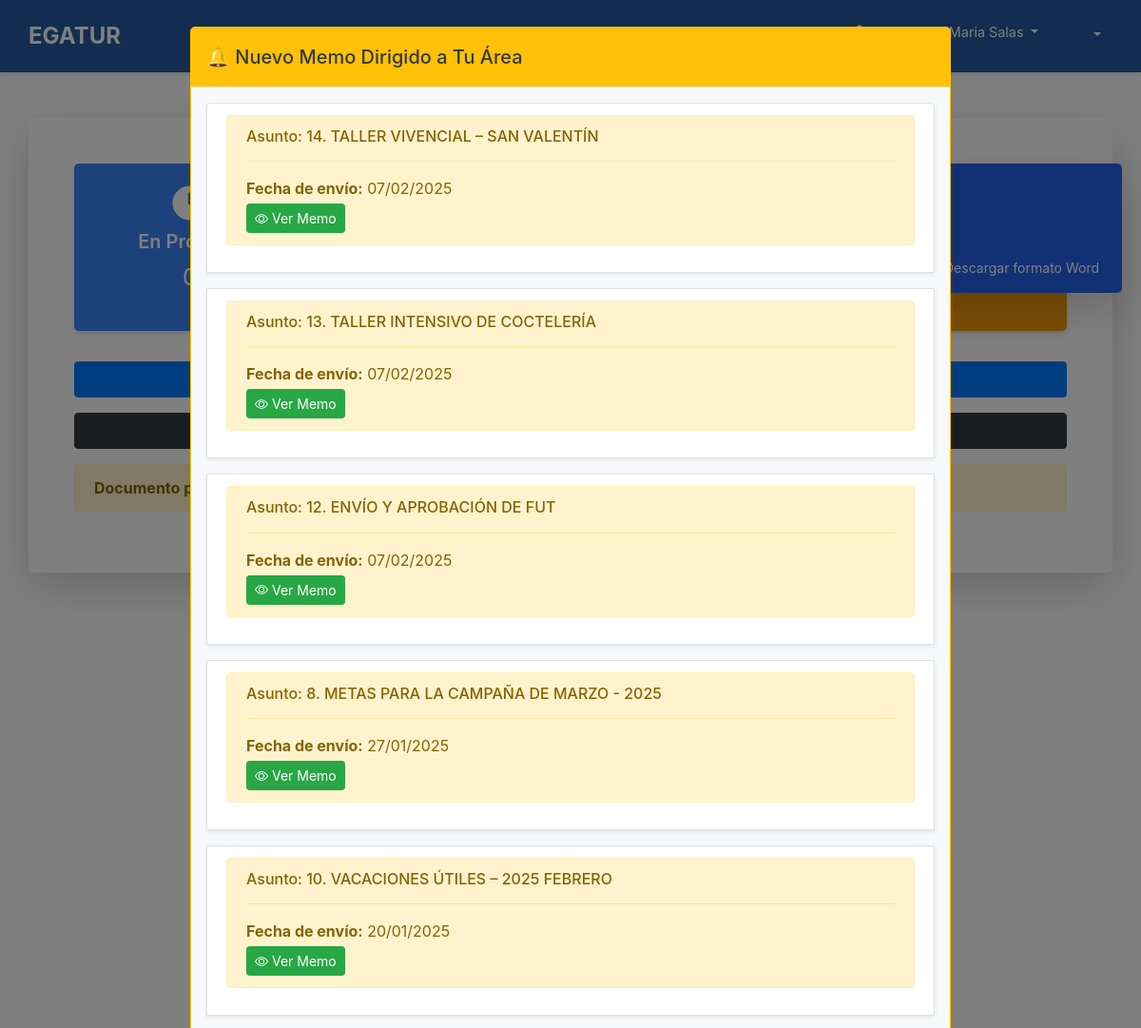
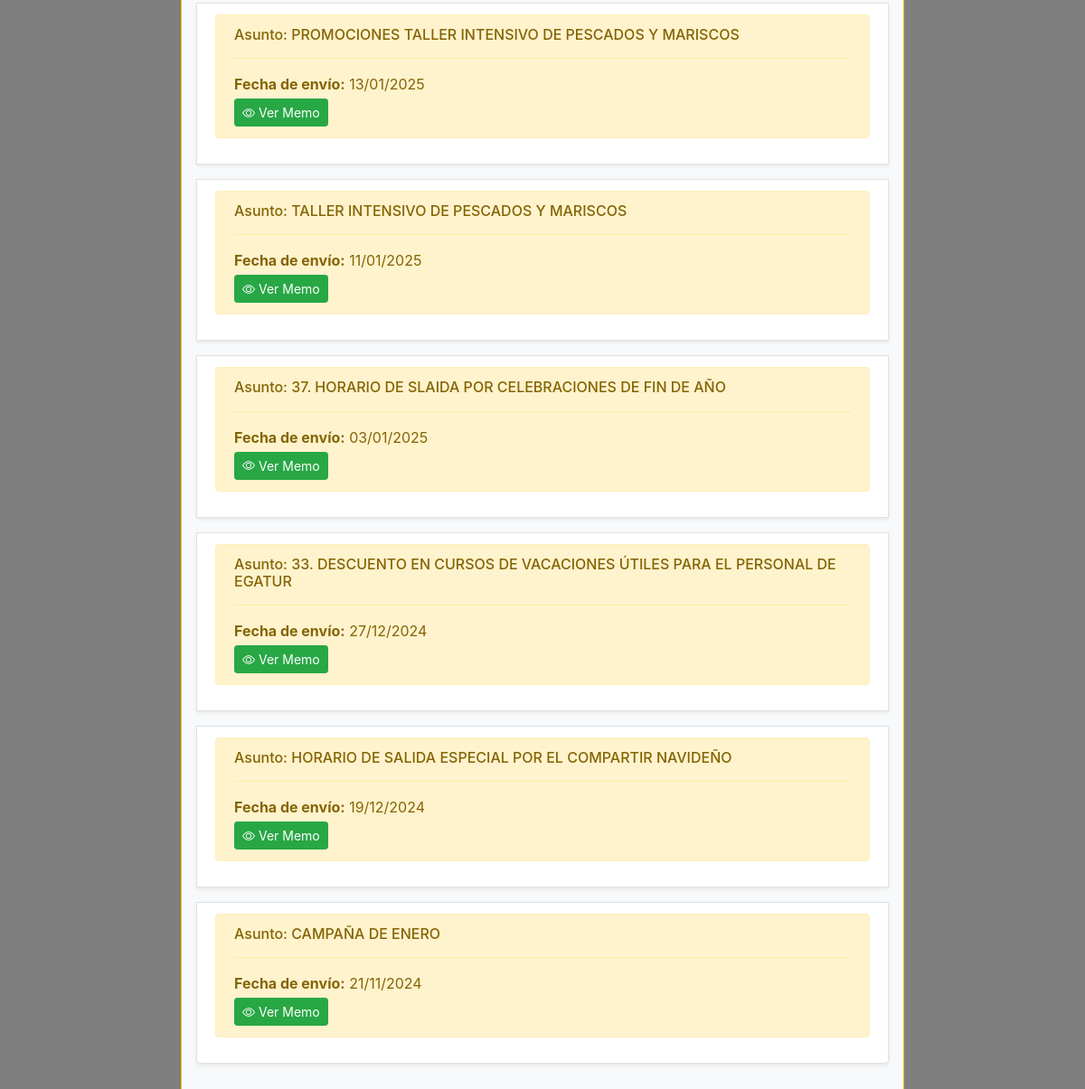
The page /usuario_home/ (signed in) on the database its author committed (2 pictures, top to bottom).
### myapp/models.py (models this page shows, shortened)
class Memo(models.Model):
    DESTINATARIO_TIPO_CHOICES = [
        ('todos', 'Todos los jefes de área'),
        ('jefe_especifico', 'Jefe específico')
    ]
    asunto = models.CharField(max_length=100)
    contenido = models.TextField()
    archivo_pdf = models.FileField(upload_to='memos/')
    fecha_envio = models.DateTimeField(auto_now_add=True)
    leido_por = models.ManyToManyField(User, related_name='memos_leidos', blank=True)
    destinatario_tipo = models.CharField(max_length=20, choices=DESTINATARIO_TIPO_CHOICES)
    area_destino = models.CharField(max_length=50, choices=AREAS_OPCIONES, null=True, blank=True)  # Usado si es un jefe específico

### myapp/views.py (the view)
# urls.py: path('usuario_home/', usuario_home_view, name='usuario_home'),
@login_required
def usuario_home_view(request):
    documentos = Documento.objects.filter(usuario=request.user).order_by('-fecha_emision')
    ultimo_formato = Formato.objects.order_by('-id').first()  # Obtener el más reciente
    pendientes_count = documentos.filter(estado='PENDIENTE').count()
    aprobados_count = documentos.filter(estado='APROBADO').count()
    denegados_count = documentos.filter(estado='DENEGADO').count()
    pagados_count = documentos.filter(estado='APROBADO', pagado=False).count()
    try:
        rol_usuario = RolesUsuario.objects.get(user=request.user)
        area_usuario = rol_usuario.area
        es_jefe_area = rol_usuario.es_jefe_area
    except RolesUsuario.DoesNotExist:
        area_usuario = None
        es_jefe_area = False
    if rol_usuario:
        print(f"Rol del usuario: {rol_usuario.rol}")
    documentos_por_revisar = Documento.objects.filter(
        Q(usuario__roles__area=area_usuario) & ~Q(usuario=request.user) & Q(visado=False)
    ).order_by('-fecha_emision')
    documentos_historial = Documento.objects.filter(
        emitido_por_jefe=True,
        usuario__roles__area=area_usuario,
        estado__in=['PENDIENTE', 'APROBADO']
    ).exclude(
        usuario=request.user
    ).order_by('-fecha_emision')
    memos_para_el_jefe = None
    if es_jefe_area:
        memos_para_el_jefe = Memo.objects.filter(
            Q(destinatario_tipo='todos') |  # Memos para todos los jefes
            Q(destinatario_tipo='jefe_especifico', area_destino=area_usuario)  # Memos específicos para el área del jefe
        ).exclude(leido_por=request.user).order_by('-fecha_envio')  # Excluir memos ya leídos
    documentos_por_rendir = documentos.filter(tipo='REQ', rendicion=False)
    if documentos_por_rendir.exists():
        documentos_por_rendir_info = [
            f"ID: {doc.id}, Asunto: {doc.asunto}" for doc in documentos_por_rendir
        ]
    else:
        documentos_por_rendir_info = "Sin documentos por rendir"
    return render(request, 'usuario_home.html', {
        'documentos': documentos,
        'documentos_por_revisar': documentos_por_revisar,
        'es_jefe_area': es_jefe_area,
        'pendientes_count': pendientes_count,
        'aprobados_count': aprobados_count,
        'denegados_count': denegados_count,
        'pagados_count': pagados_count,
        'rol': rol_usuario.rol if rol_usuario else None,  # Agregar rol en el contexto
        'documentos_historial': documentos_historial,
        'memos_para_el_jefe': memos_para_el_jefe,  # Agregar memos al contexto
        'documentos_por_rendir_info': documentos_por_rendir_info,  # Documentos por rendir
        'ultimo_formato': ultimo_formato
    })

### myapp/templates/usuario_home.html (shortened to what this page needs)
<!DOCTYPE html>
<html lang="en">
<head>
    <link href="https://cdn.jsdelivr.net/npm/tailwindcss@2.2.19/dist/tailwind.min.css" rel="stylesheet">
        <link rel="stylesheet" href="https://cdnjs.cloudflare.com/ajax/libs/font-awesome/5.15.4/css/all.min.css">
    <link rel="stylesheet" href="https://cdnjs.cloudflare.com/ajax/libs/toastr.js/latest/toastr.min.css">
    <link href="https://cdn.jsdelivr.net/npm/bootstrap-icons/font/bootstrap-icons.css" rel="stylesheet">
    {% include 'header.html' %}
</head>
<body>
    <div class="container mx-auto mt-5 p-5 bg-white rounded-lg shadow-lg">
{% if user.roles.es_jefe_area or user.roles.area == "ACADEMICA" %}
    <div class="absolute top-25 right-5">
        {% if ultimo_formato %}
            <a href="{{ ultimo_formato.archivo.url }}" class="flex flex-col items-center bg-blue-600 hover:bg-blue-700 text-white py-3 px-4 rounded-lg shadow-lg transition duration-300">
                <dotlottie-player src="https://lottie.host/a3651d8e-8330-4d8a-9efb-7242080437fd/HiPsvZMfAG.json"
                                  background="transparent"
                                  speed="1"
                                  style="width: 80px; height: 80px;"
                                  loop autoplay>
                </dotlottie-player>
                <span class="text-sm mt-1">Descargar formato Word</span>
            </a>
        {% endif %}
    </div>
{% endif %}
        <div class="grid grid-cols-1 md:grid-cols-2 lg:grid-cols-4 gap-6 justify-center mb-8">
            <div class="bg-blue-500 text-white p-4 rounded-lg shadow-md flex flex-col items-center">
                <h5 class="text-xl font-semibold">En Proceso</h5>
                <p class="text-2xl">{{pendientes_count}}</p>
            </div>
            <div class="bg-green-500 text-white p-4 rounded-lg shadow-md flex flex-col items-center">
                <h5 class="text-xl font-semibold">Aprobados</h5>
                <p class="text-2xl">{{aprobados_count}}</p>
            </div>
            <div class="bg-red-500 text-white p-4 rounded-lg shadow-md flex flex-col items-center">
                <h5 class="text-xl font-semibold">Denegados</h5>
                <p class="text-2xl">{{denegados_count}}</p>
            </div>
            <div class="bg-yellow-500 text-white p-4 rounded-lg shadow-md flex flex-col items-center">
                <h5 class="text-xl font-semibold">Por Pagar</h5>
                <p class="text-2xl">{{pagados_count}}</p>
            </div>
        </div>
        <div>
            <button id="toggleButton" class="btn btn-primary mb-3 collapse-btn">
            </button>
                {% include 'documentos.html' %}
    {% if es_jefe_area %}
        <button id="toggleButtonRevisar" class="btn btn-dark mb-3 collapse-btn">
        </button>
    {% endif %}
    <div id="avisosDocumentosPorRendir">
        {% if documentos_por_rendir_info == "Sin documentos por rendir" %}
            <div class="alert alert-info alert-dismissible fade show" role="alert">
                <strong>Información:</strong> {{ documentos_por_rendir_info }}
                <button type="button" class="btn-close" data-bs-dismiss="alert" aria-label="Close"></button>
            </div>
        {% else %}
            {% for documento in documentos_por_rendir_info %}
                <div class="alert alert-warning alert-dismissible fade show" role="alert">
                    <strong>Documento por Rendir:</strong> {{ documento }}
                </div>
            {% endfor %}
        {% endif %}
    </div>
        </div>
    </div>
<div class="modal fade" id="memosModal" tabindex="-1" aria-labelledby="memosModalLabel" aria-hidden="true" data-bs-backdrop="static" data-bs-keyboard="false">
    <div class="modal-dialog modal-lg">
        <div class="modal-content border-warning">
            <div class="modal-header bg-warning text-dark">
                <h5 class="modal-title" id="memosModalLabel">🔔 Nuevo Memo Dirigido a Tu Área</h5>
            </div>
            <div class="modal-body">
                {% if memos_para_el_jefe %}
                    <ul class="list-group">
                        {% for memo in memos_para_el_jefe %}
                            <li class="list-group-item mb-3 shadow-sm border">
                                <div class="alert alert-warning" role="alert">
                                    <h6 class="alert-heading">Asunto: {{ memo.asunto }}</h6>
                                    <hr>
                                    <p class="mb-0"><strong>Fecha de envío:</strong> {{ memo.fecha_envio|date:"d/m/Y" }}</p>
                                    <div class="mt-1 text-end">
                                        <a href="{{ memo.archivo_pdf.url }}"
                                           class="btn btn-sm btn-success me-2 marcar-leido"
                                           data-id="{{ memo.id }}"
                                           target="_blank">
                                            <i class="bi bi-eye"></i> Ver Memo
                                        </a>
                                    </div>
                                </div>
                            </li>
                        {% endfor %}
                    </ul>
                {% else %}
                    <div class="alert alert-info" role="alert">
                        No tienes nuevos memos dirigidos a tu área.
                    </div>
                {% endif %}
            </div>
        </div>
    </div>
</div>
</body>
</html>

### myapp/templates/header.html (shortened to what this page needs)
<!DOCTYPE html>
<html lang="en">
<head>
    <link rel="stylesheet" href="https://stackpath.bootstrapcdn.com/bootstrap/4.5.2/css/bootstrap.min.css">
    <link rel="stylesheet" href="https://cdnjs.cloudflare.com/ajax/libs/font-awesome/5.15.4/css/all.min.css">
</head>
<body>
<nav class="navbar navbar-expand-lg header">
    <a class="navbar-brand" href="#">EGATUR</a>
    <div class="collapse navbar-collapse" id="navbarNav">
        <ul class="navbar-nav ml-auto">
            <li class="nav-item dropdown">
                <a class="nav-link dropdown-toggle" href="#" id="userDropdown" role="button"
                   aria-haspopup="true" aria-expanded="false">
                    <span class="d-none d-md-inline"> Bienvenido, {{ user.get_full_name }}</span>
                </a>
            </li>
<li class="nav-item dropdown no-arrow mx-1">
    <a class="nav-link dropdown-toggle" href="#" id="alertsDropdown" role="button"
       data-toggle="dropdown" aria-haspopup="true" aria-expanded="false">
       <dotlottie-player src="https://lottie.host/3669315e-4e17-4644-8bdd-cf114d2e6748/dgx5EHbqh8.lottie"
                         background="transparent" speed="1"
                         style="width: 30px; height: 30px; display: inline-block; vertical-align: middle;"
                         loop autoplay>
       </dotlottie-player>
    </a>
</li>
        </ul>
    </div>
</nav>
</body>
</html>

### myapp/templates/usuario_home.html (style rules this page uses)
body { background-color: #255A9E; color: white; font-family: 'Roboto', sans-serif; }
.container { background-color: white; color: #255A9E; padding: 30px; border-radius: 8px; box-shadow: 0 0 10px rgba(0, 0, 0, 0.1); max-width: 1000px; margin: auto; }
.btn-primary { background-color: #255A9E; border-color: #255A9E; }
.btn-dark { background-color: #1d1d1d; color: white; }
.collapse-btn { width: 100%; display: flex; justify-content: space-between; text-align: left; padding: 10px; border-radius: 4px; }

### myapp/templates/header.html (style rules this page uses)
.header { background-color: #255A9E; color: white; padding: 15px 30px; box-shadow: 0 2px 4px rgba(0, 0, 0, 0.1); }
.header .navbar-brand { color: white; font-size: 1.5rem; font-weight: bold; }
.header .nav-link { color: white; font-size: 0.9rem; }

### myapp/templates/documentos_por_revisar.html (style rules this page uses)
.modal-content { background-color: #f8f9fa; color: #343a40; }

### rows shown on the page
Memo: asunto "14. TALLER VIVENCIAL – SAN VALENTÍN", fecha_envio "07/02/2025"
Memo: asunto "13. TALLER INTENSIVO DE COCTELERÍA", fecha_envio "07/02/2025"
Memo: asunto "12. ENVÍO Y APROBACIÓN DE FUT", fecha_envio "07/02/2025"
Memo: asunto "8. METAS PARA LA CAMPAÑA DE MARZO - 2025", fecha_envio "27/01/2025"
Memo: asunto "10. VACACIONES ÚTILES – 2025 FEBRERO", fecha_envio "20/01/2025"
Memo: asunto "PROMOCIONES TALLER INTENSIVO DE PESCADOS Y MARISCOS", fecha_envio "13/01/2025"
Memo: asunto "TALLER INTENSIVO DE PESCADOS Y MARISCOS", fecha_envio "11/01/2025"
Memo: asunto "37. HORARIO DE SLAIDA POR CELEBRACIONES DE FIN DE AÑO", fecha_envio "03/01/2025"
Memo: asunto "33. DESCUENTO EN CURSOS DE VACACIONES ÚTILES PARA EL PERSONAL DE EGATUR", fecha_envio "27/12/2024"
Memo: asunto "HORARIO DE SALIDA ESPECIAL POR EL COMPARTIR NAVIDEÑO", fecha_envio "19/12/2024"
Memo: asunto "CAMPAÑA DE ENERO", fecha_envio "21/11/2024"

### other values the page prints
{{ user.get_full_name }} "Maria Salas"
